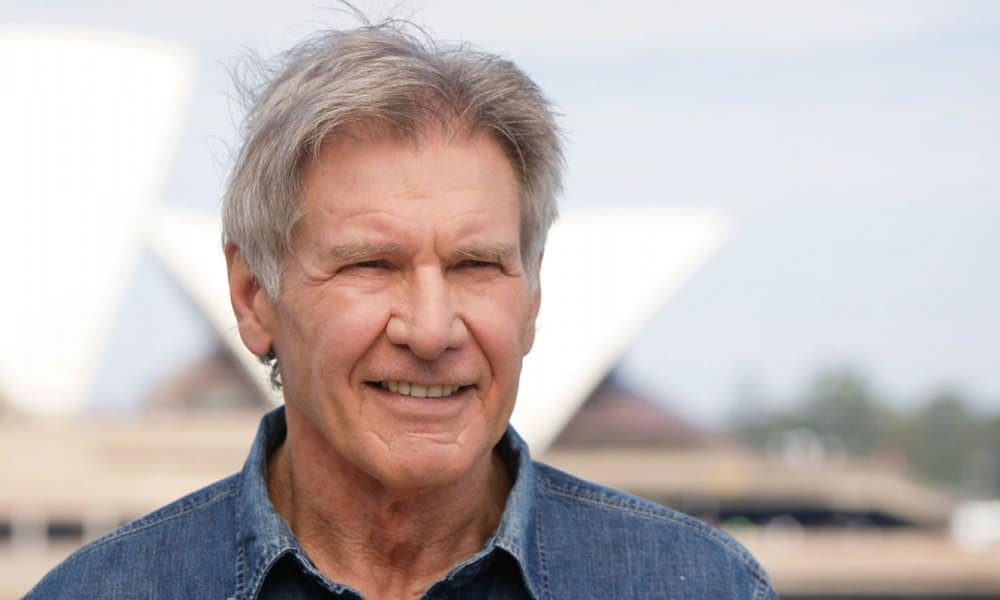
#> input picture only_python/test.jpg, 1000 x 600 px
$ python -i functions.py   (imports and definitions only)
#> lines starting #> are read from the running program, lines starting #| are printed output that depends on the picture
#> further down, picture is the input picture: shape (600, 1000, 3); mean B, G, R 180.2, 181, 191.1
import cv2
import requests
import numpy as np
import sys
import pyfakewebcam

# [6 lines left out: function load_bg, not called in this run]

def blur_bg(img):
    #darken bg
    bg_hsv = cv2.cvtColor(img, cv2.COLOR_BGR2HSV)
#> bg_hsv: shape (600, 1000, 3); mean H, S, V 58.5, 42.5, 199.1
    bg_hsv[:,:,2] = bg_hsv[...,2]*0.6
#> bg_hsv: shape (600, 1000, 3); mean H, S, V 58.5, 42.5, 119.1
    bg_rgb = cv2.cvtColor(bg_hsv, cv2.COLOR_HSV2BGR)
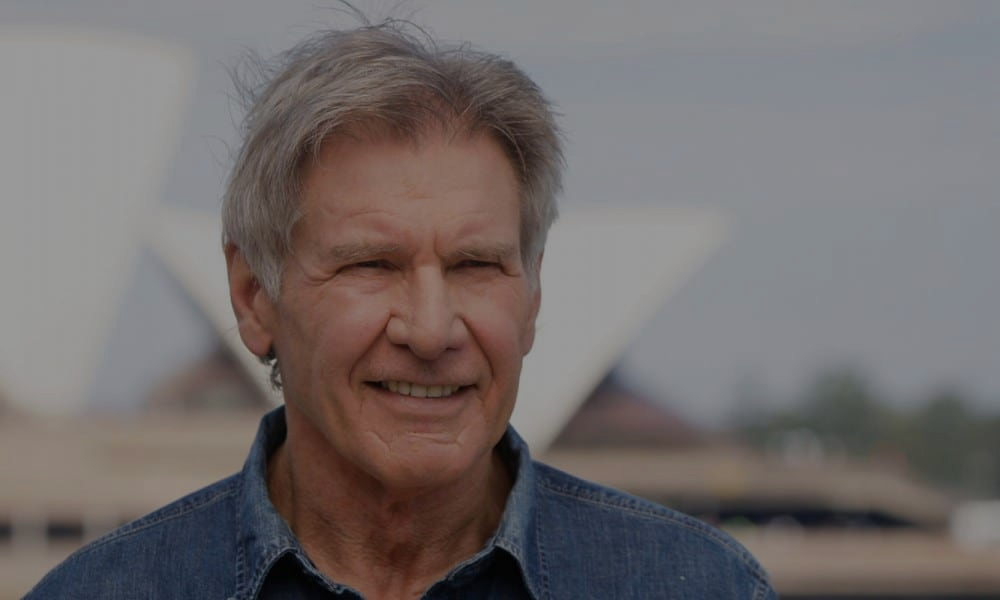
#> bg_rgb: shape (600, 1000, 3); mean B, G, R 107.5, 107.8, 114
    #blur bg
    return cv2.blur(bg_rgb,(30,30))
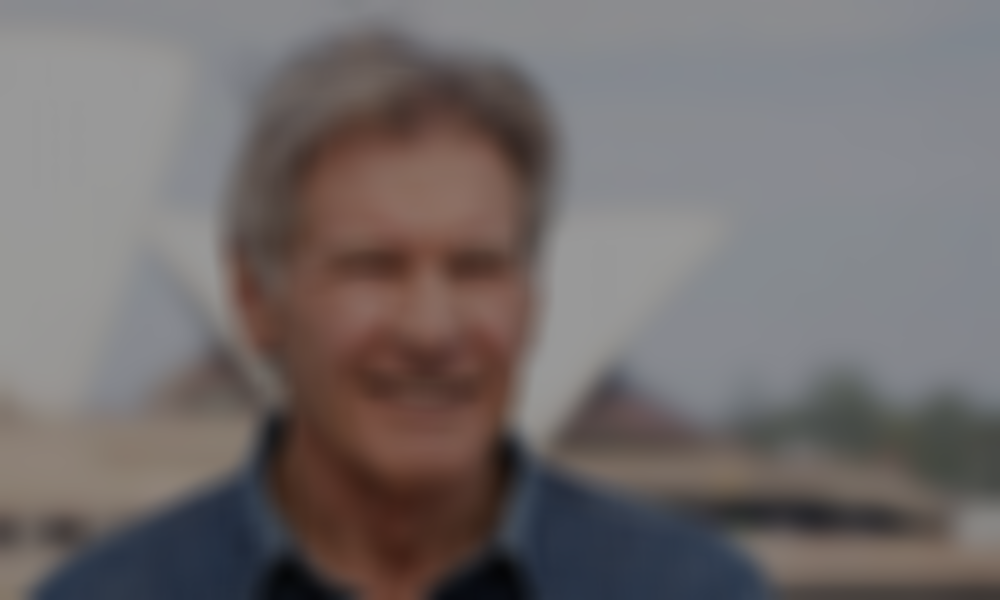
#> returned value: shape (600, 1000, 3); mean of channels 0, 1, 2 107.6, 107.9, 114.1; drawn as B, G, R


# [100 lines left out: functions run_video, run_img, run_camera, starwars_hologram, not called in this run]

>>> import cv2
>>> picture = cv2.imread('../only_python/test.jpg')
>>> result = blur_bg(picture)
